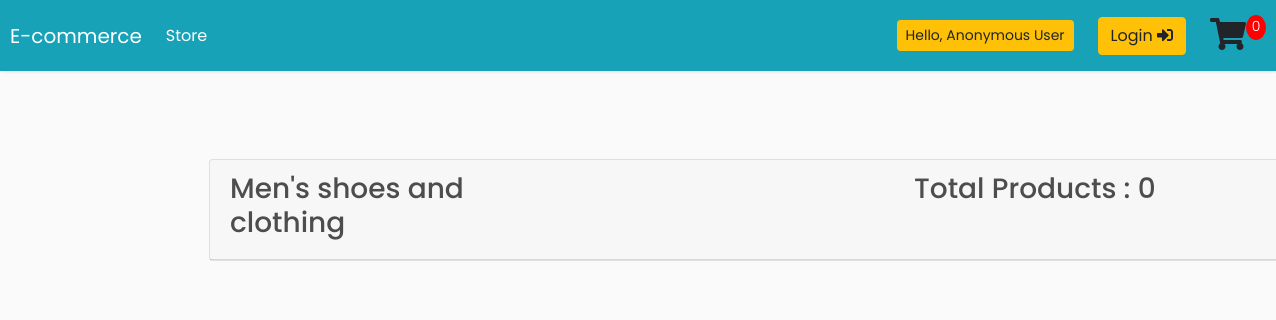
Before: /mens_items/ with the older database file.
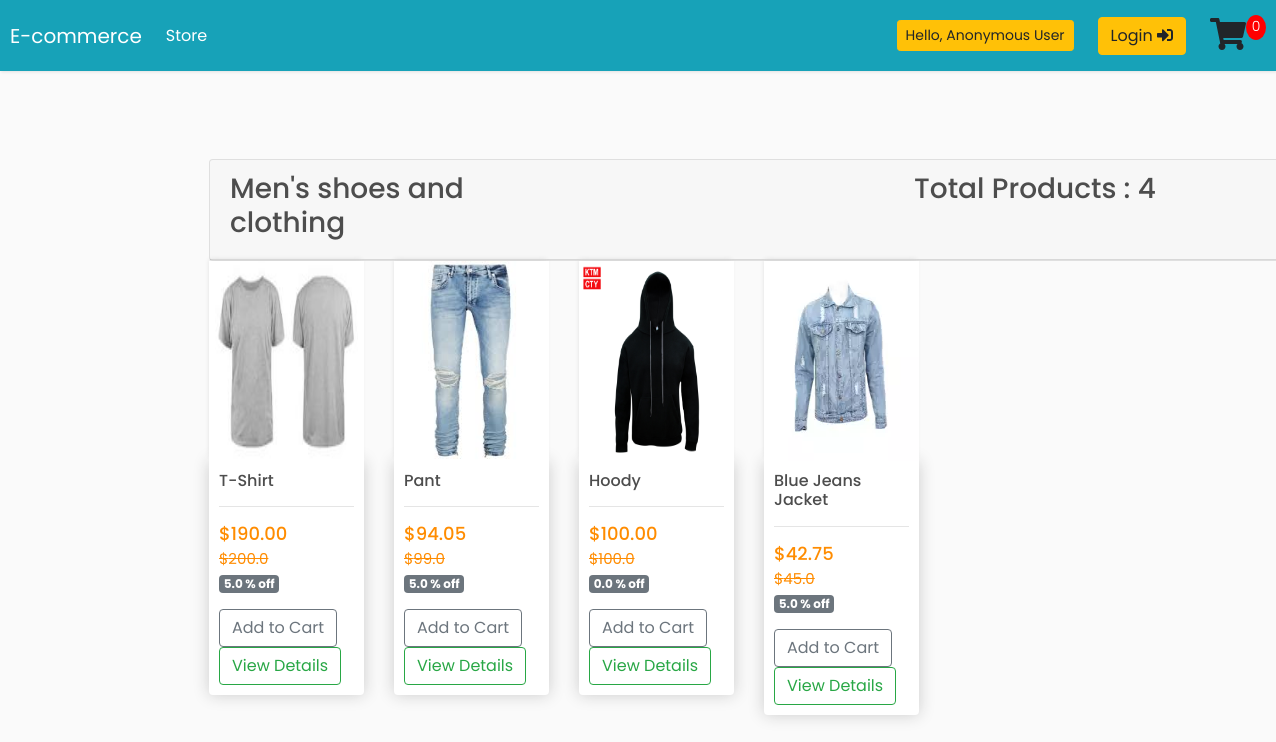
After: the same page with the newer database file.
### store/models.py (models this page shows, shortened)
class Product(models.Model):
	category = (
			('Mens shoes and clothing','Mens shoes and clothing'),
			('Womens shoes and clothing','Womens shoes and clothing'),
			('Laptop','Laptop'),('Desktop','Desktop'),('Camera','Camera'),('Mobile','Mobile'),
			('Laptop accessories','Laptop accessories'),('Storage','Storage'),
			('Mobile accessories','Mobile accessories'),('Audio','Audio'),('Antivirus','Antivirus'),
			('Camera accessories','Camera accessories'),('Breakfast & Snacks','Breakfast & Snacks'),
			('Wines,beers,& spirits','Wines,beers,& spirits'),('Cooking ingredients','Cooking ingredients'),
			('Kitchen,Dining, & Bedding','Kitchen,Dining, & Bedding'),('Media,Books, & Music','Media,Books, & Music'),
			('Watches','Watches'),('Sunglasses & Eyeglasses','Sunglasses & Eyeglasses'),
			('Make up & Body care','Make up & Body care'),('Food supplements','Food supplements')
	)
	name = models.CharField(max_length=200)
	price = models.DecimalField(default = 0, max_digits = 10,decimal_places=1)
	discount = models.DecimalField(default = 0, max_digits = 10,decimal_places=1)
	digital = models.BooleanField(default=False, null=True, blank=True)
	image = models.ImageField(upload_to='images', null=True, blank=True)
	category=models.CharField(max_length=200,null=True,choices=category)
	@property
	def imageUrl(self):
		try:
			url = self.image.url
		except:
			url = ''
		return url
	@property
	def get_final_price_after_discount(self):
		return (self.price) -  (self.price * (self.discount)/100)

### store/category_views.py (the view)
# urls.py: path('mens_items/',category_views.mens_items,name="mens_items"),
def mens_items(request):
	if request.user.is_authenticated:
		cart_data = cartData(request)
		cartItems = cart_data['cartItems']
		order = cart_data['order']
		items = cart_data['items']
	else:
		cookieData = cookieCart(request)
		cartItems = cookieData['cartItems']
		order = cookieData['order']
		items = cookieData['items']
	products = Product.objects.filter(category='Mens shoes and clothing')#render only electric item products
	products_count = products.count()
	context = {'products':products, 'cartItems':cartItems,'items':items,'products_count':products_count}
	return render(request, 'category/sports_outdoors/mens.html', context)

### store/codeuse.py (called while the page is built, shortened)
def cookieCart(request):
	try:
		cart = json.loads(request.COOKIES['cart'])#get cookie data
	except:
		cart = {}
	items = []
	order = {'get_cart_total':0, 'get_cart_items':0, 'shipping':False}
	cartItems = order['get_cart_items']
	return {'cartItems':cartItems ,'order':order, 'items':items}

### store/templates/category/sports_outdoors/mens.html
{% extends 'base.html' %}
{% load static %}
{% block content %}
<div class="container mt-4" style="margin-left:10%;">
	<div class="card">
		<div class="card-header">
			<div class="row">
				<div class="col">
					<h3>Men's shoes and clothing</h3>
				</div>
				<div class="col mt-0" style="margin-left:300px;">
					<h3>Total Products : {{products_count}}</h3>
				</div>
			</div>
		</div>
	</div>
	<div class="row" id="get_table_body">
		  {% for product in products %}
		<div class="col-lg-2">
			<img class="thumbnail" src="{{product.imageUrl}}">
			<div class="box-element product">
				<h6>{{product.name}}</h6>
				<hr>
				<h5 class="mb-0" style="display: inline-block;font-size:18px;color:#FF8C00;">
					${{product.get_final_price_after_discount}}
				</h5>
					<div style="margin-right:40%;">
						<del style="display:inline-block;font-size:15px;color:#FF8C00;">
							${{product.price}}
						</del>
						<p class="badge badge-secondary">{{product.discount}} % off</p>
					</div>
				 <button data-action = "add" data-product = "{{product.id}}" class="btn btn-outline-secondary add-btn update-cart ">
					Add to Cart
				</button>
				<a class="btn btn-outline-success" href="{% url 'store_app:view' %}">View Details</a>
			</div>
		  </div>
		  {% endfor %}
	</div>
</div>
{% endblock content %}

Changed rows visible on the page:
now on this page (row edited): Product: imageUrl (picture), name "T-Shirt", get_final_price_after_discount "190.00", price "200.0", discount "5.0"
now on this page (row unchanged): Product: imageUrl (picture), name "Pant", get_final_price_after_discount "94.05", price "99.0", discount "5.0"
now on this page (row unchanged): Product: imageUrl (picture), name "Hoody", get_final_price_after_discount "100.00", price "100.0", discount "0.0"
added Product: imageUrl (picture), name "Blue Jeans Jacket", get_final_price_after_discount "42.75", price "45.0", discount "5.0"
Other visible differences:
{{ products_count }}: "0" → "4"
